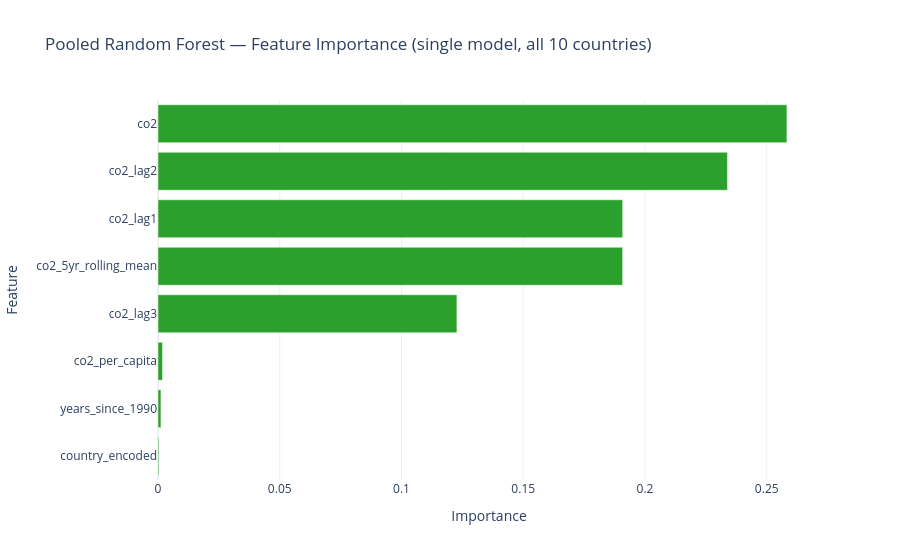

Notebook code cell kept with this figure:
### Markdown cell above
Visualise which features the pooled Random Forest relies on most, as a single chart for the whole
model (not per country, since it is one model shared across all 10 countries).

### Code cell
importance_df = pd.DataFrame({
    "feature": rf_feature_names,
    "importance": rf.feature_importances_,
}).sort_values("importance", ascending=True)

fig = px.bar(
    importance_df, x="importance", y="feature", orientation="h",
    title="Pooled Random Forest — Feature Importance (single model, all 10 countries)",
    labels={"importance": "Importance", "feature": "Feature"},
    color_discrete_sequence=["#2ca02c"],
)
fig.update_layout(template="plotly_white")
fig.show()

### Figure 1 — Plotly figure (JSON) as saved in the notebook; plotly's stock layout.template omitted (floating-point values rounded to 4 significant figures)
{"data": [{"hovertemplate": "Importance=%{x}<br>Feature=%{y}<extra></extra>", "legendgroup": "", "marker": {"color": "#2ca02c", "pattern": {"shape": ""}}, "name": "", "orientation": "h", "showlegend": false, "textposition": "auto", "type": "bar", "x": [0.0003495, 0.001209, 0.001864, 0.1228, 0.1908, 0.1908, 0.2339, 0.2583], "xaxis": "x", "y": ["country_encoded", "years_since_1990", "co2_per_capita", "co2_lag3", "co2_5yr_rolling_mean", "co2_lag1", "co2_lag2", "co2"], "yaxis": "y"}], "layout": {"barmode": "relative", "legend": {"tracegroupgap": 0}, "title": {"text": "Pooled Random Forest — Feature Importance (single model, all 10 countries)"}, "xaxis": {"anchor": "y", "domain": [0.0, 1.0], "title": {"text": "Importance"}}, "yaxis": {"anchor": "x", "domain": [0.0, 1.0], "title": {"text": "Feature"}}}}
